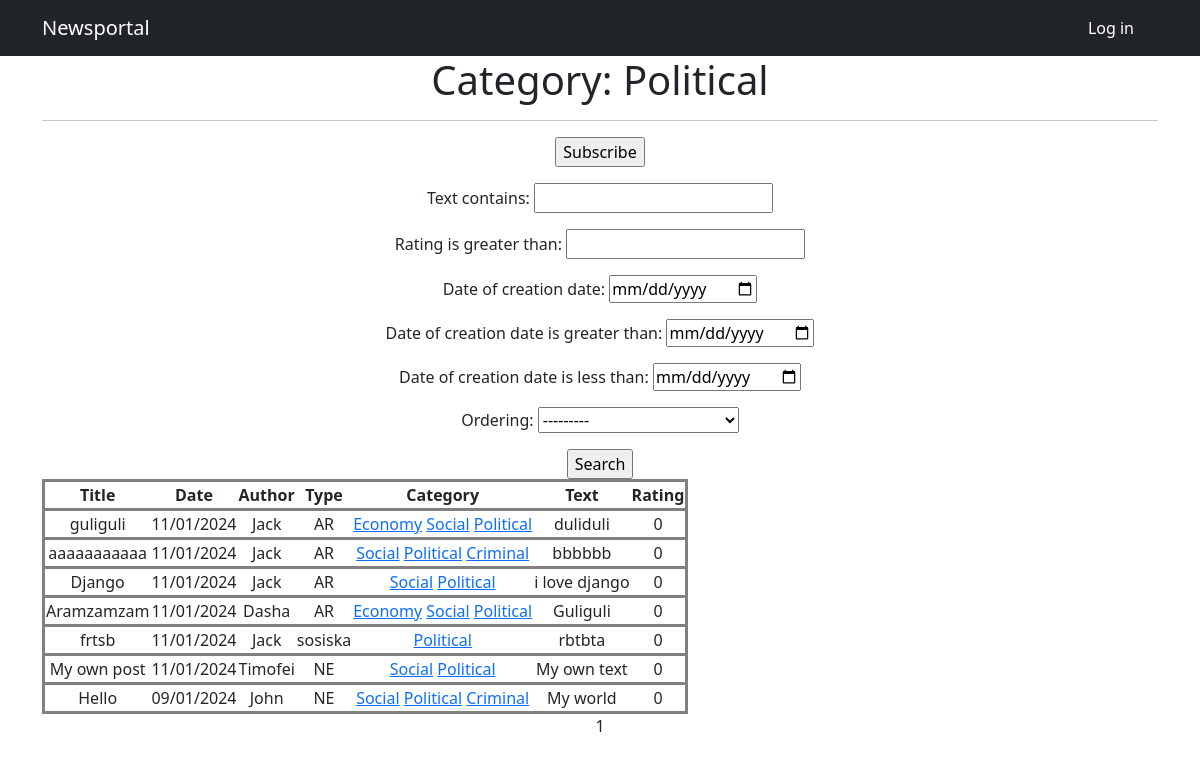
Page /newspaper/categories/3/ on the earlier database version.
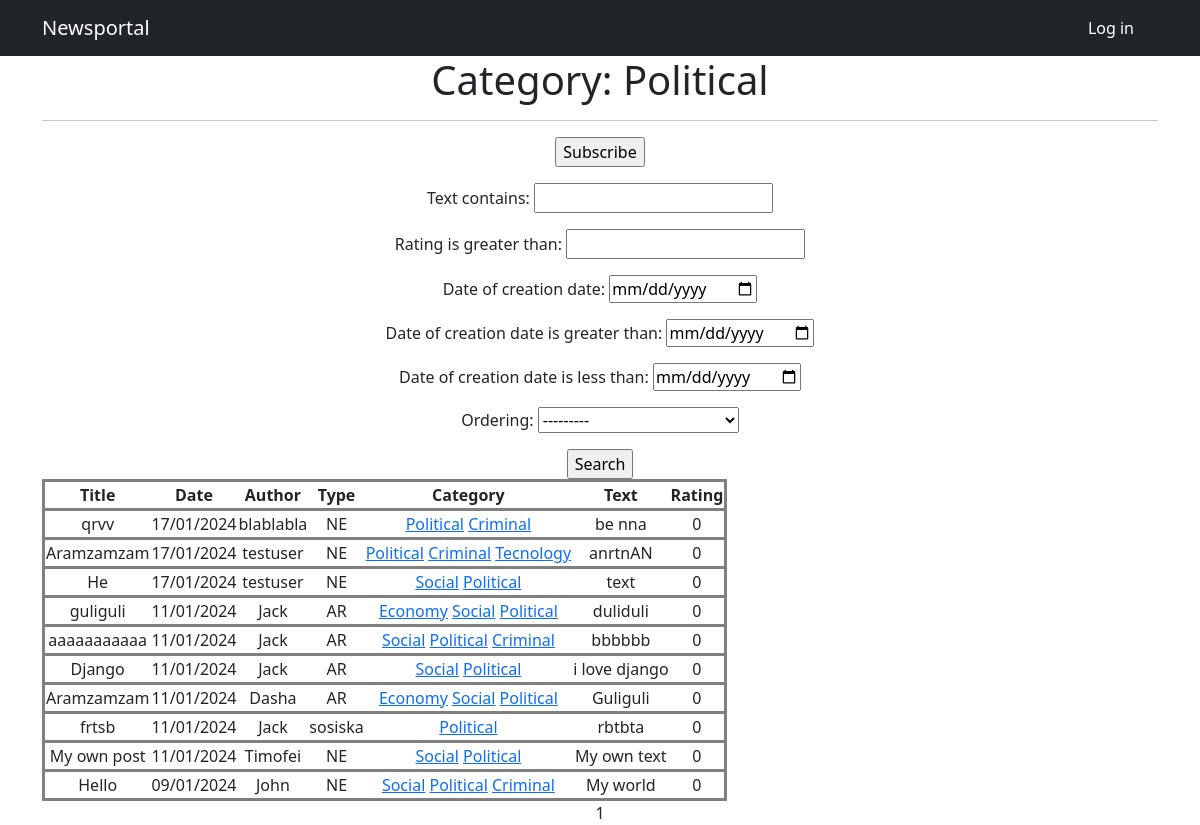
Same page on the later database version.
### newsportal_app/models.py (models this page shows, shortened)
class Post(models.Model):
    author = models.ForeignKey(Author, on_delete=models.CASCADE)
    type = models.CharField(max_length=255, choices=TYPE_OF_POST, default=news)
    date_of_creation = models.DateTimeField(auto_now_add=True)
    category = models.ManyToManyField(Category, through='PostCategory')
    title = models.CharField(max_length=255)
    text = models.TextField()
    rating = models.IntegerField(default=0)

class Author(models.Model):
    user = models.OneToOneField(User, on_delete=models.CASCADE)
    rating = models.IntegerField(default=0)

class Category(models.Model):
    class Meta:
        verbose_name_plural = 'Categories'
    name = models.CharField(max_length=255, unique=True)
    subscribers = models.ManyToManyField(User, blank=True, related_name='categories')

### newsportal_app/views.py (the view)
# urls.py: path('categories/<int:pk>/', CategoryListView.as_view(), name='category_news_list'),
class CategoryListView(PostList):
    model = Post
    template_name = 'views/categories.html'
    context_object_name = 'category_news_list'
    def get_queryset(self):
        self.category = get_object_or_404(Category, id=self.kwargs['pk'])
        queryset = Post.objects.filter(category=self.category).order_by('-date_of_creation')
        self.filterset = PostFilter(self.request.GET, queryset)
        return queryset
    def get_context_data(self, **kwargs):
        context = super().get_context_data(**kwargs)
        context['is_subscriber'] = self.request.user in self.category.subscribers.all()
        context['category'] = self.category
        return context

### newsportal_app/templatetags/custom_filters.py (called while the page is built)
@register.filter()
def censor(text):
    for first in range(len(text)):
        for second in range(1, len(text)+1):
            if text[first:second + 1] in profanity_list:
                text = text[:first + 1] + '*' * (second - first) + text[second + 1:]
    return text

### newsportal_app/views.py (called while the page is built)
    def get_context_data(self, **kwargs):
        context = super().get_context_data(**kwargs)
        context['filterset'] = self.filterset
        return context

### templates/views/categories.html (shortened to what this page needs)
{% extends 'flatpages/default.html' %}
{% load custom_tags %}
{% load custom_filters %}
{% block title %}
Newsportal
{% endblock title %}
{% block content %}
   <h1>Category: {{ category.name }}</h1>
   <hr>
    {% if not is_subscriber %}
    <form action="{% url 'subscribe' category.id %}" method="get">
       <input type="submit" value="Subscribe" />
   </form>
    {% endif %}
   <form action="" method="get">
       {{ filterset.form.as_p }}
       <input type="submit" value="Search" />
   </form>
   {% if category_news_list %}
       <table>
           <tr>
               <th>Title</th>
               <th>Date</th>
               <th>Author</th>
               <th>Type</th>
               <th>Category</th>
               <th>Text</th>
               <th>Rating</th>
           </tr>
           {% for post in category_news_list %}
           <tr>
               <td>{{ post.title }}</td>
               <td>{{ post.date_of_creation|date:"d/m/Y" }}</td>
               <td>{{ post.author.user.username }}</td>
               <td>{{ post.type }}</td>
               <td>
                   {% for category in post.category.all %}
                   <a href="{% url 'category_news_list' category.id %}" >{{ category.name }}</a>
                   {% endfor %}
               </td>
               <td>{{ post.text|truncatechars:20|censor }}</td>
               <td>{{ post.rating }}</td>
           </tr>
           {% endfor %}
       </table>
   {% else %}
       <h2>No posts!</h2>
   {% endif %}
   {{ page_obj.number }}
{% endblock content %}

Differences in the rows shown:
added Post: title "qrvv", date_of_creation "17/01/2024", author.user.username "blablabla", type "NE", text|censor "be nna", rating "0", Category (name "Political"), Category (name "Criminal")
added Post: title "Aramzamzam", date_of_creation "17/01/2024", author.user.username "testuser", type "NE", text|censor "anrtnAN", rating "0", Category (name "Political"), Category (name "Criminal")
now on this page (row unchanged): Category: name "Tecnology", shown under "Aramzamzam"
added Post: title "He", date_of_creation "17/01/2024", author.user.username "testuser", type "NE", text|censor "text", rating "0", Category (name "Social"), Category (name "Political")
